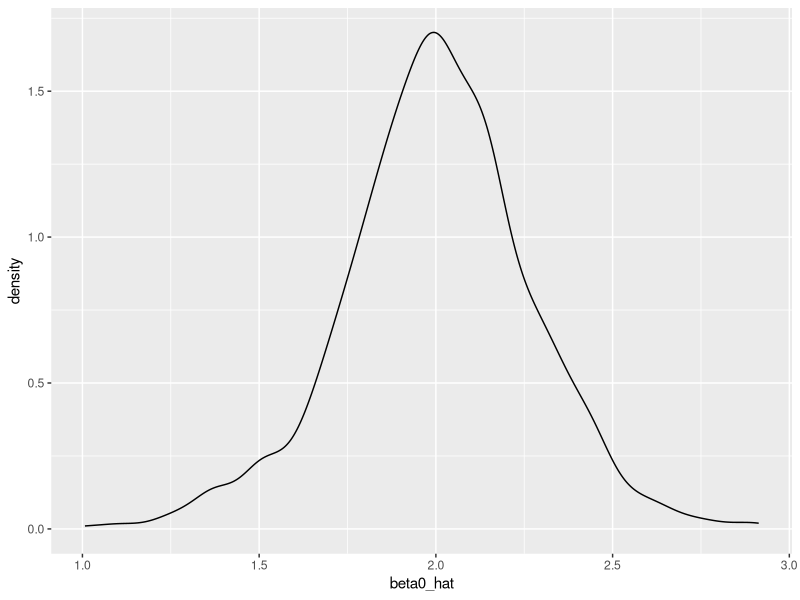
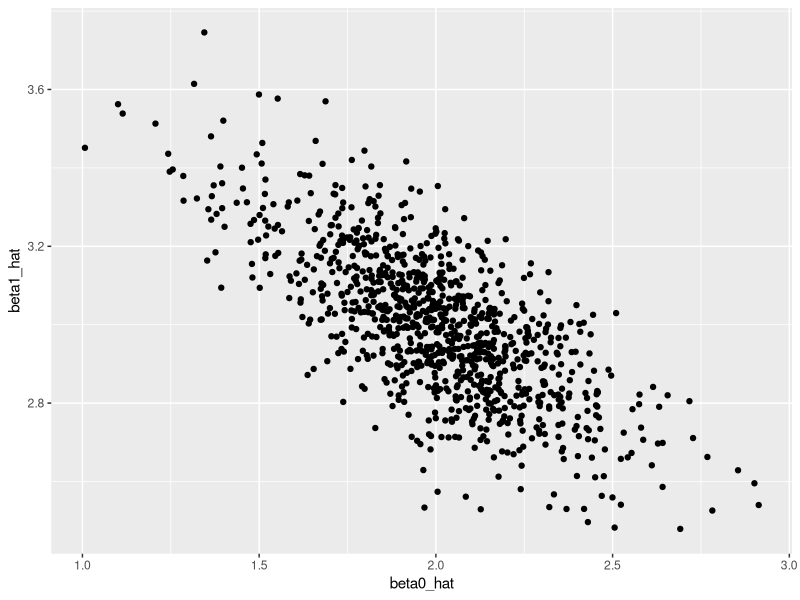
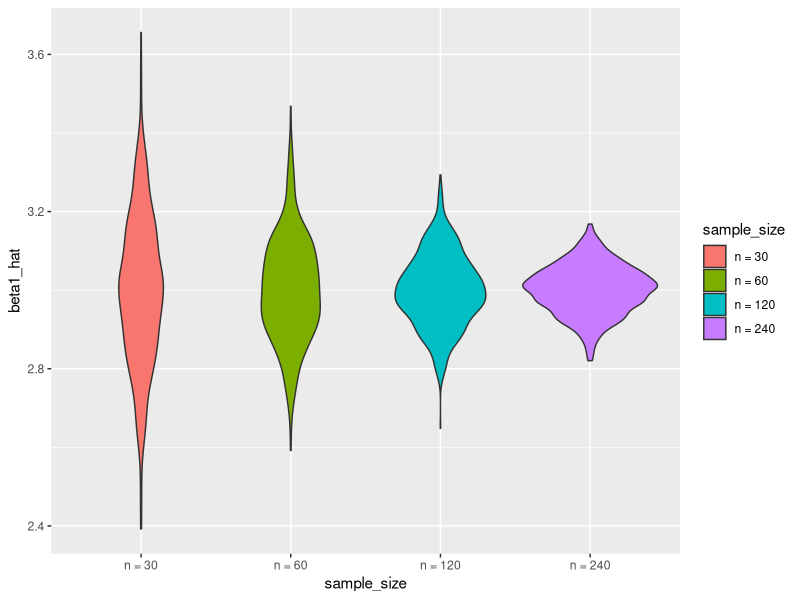
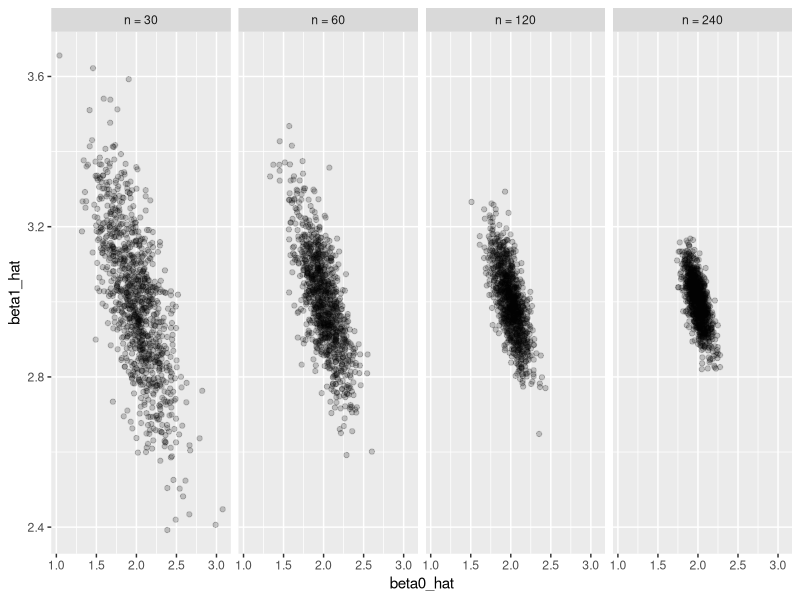

These charts were generated, in order, by the following R code:
## ---- chunk 1
knitr::opts_chunk$set(echo = TRUE)

library(tidyverse)
set.seed(1)
## ---- chunk 2
sim_regression = function(n, beta0 = 2, beta1 = 3) {
  
  #generate simulation data
  sim_data = tibble(
    x = rnorm(n, mean = 1, sd = 1),
    y = beta0 + beta1 * x + rnorm(n, 0, 1)
  )
  
  # fit data with linear model
  ls_fit = lm(y ~ x, data = sim_data)
  
  tibble(
    beta0_hat = coef(ls_fit)[1],
    beta1_hat = coef(ls_fit)[2]
  )
}
## ---- chunk 3
output = vector("list", 1000)

for (i in 1:1000) {
  output[[i]] = sim_regression(n = 30)
}

sim_results = bind_rows(output) # bind_rows: useful function to combine the rows
## ---- chunk 4
sim_results = 
  rerun(1000, sim_regression(30, 2, 3)) %>% 
  bind_rows()
## ---- chunk 5
# ensure beta0_hat follows normal distribution
sim_results %>% 
  ggplot(aes(x = beta0_hat)) + 
  geom_density()

# plot the result
sim_results %>% 
  ggplot(aes(x = beta0_hat, y = beta1_hat)) + 
  geom_point()
## ---- chunk 6
n_list = list("n_30"  = 30, 
              "n_60"  = 60, 
              "n_120" = 120, 
              "n_240" = 240)
output = vector("list", length = 4)

for (i in 1:4) {
  output[[i]] = rerun(100, sim_regression(n_list[[i]])) %>% 
    bind_rows
}
## ---- chunk 7
simulate_n_regressions = function(n_runs = 100, n, beta0 = 2, beta1 = 3) {
  
  rerun(n_runs, sim_regression(n, beta0, beta1)) %>% 
    bind_rows()
  
}

sim_results = 
  tibble(sample_size = c(30, 60, 120, 240)) %>% 
  mutate(estimate_dfs = map(.x = sample_size, ~simulate_n_regressions(n = .x))) %>% 
  unnest
## ---- chunk 8
sim_results = 
  tibble(sample_size = c(30, 60, 120, 240)) %>% 
  mutate(
    estimate_dfs = map(.x = sample_size, ~simulate_n_regressions(n_runs = 1000, n = .x))
  ) %>% 
  unnest
## ---- chunk 9
sim_results %>% 
  mutate(
    sample_size = str_c("n = ", sample_size),
    sample_size = fct_inorder(sample_size)) %>% 
  ggplot(aes(x = sample_size, y = beta1_hat, fill = sample_size)) + 
  geom_violin()
## ---- chunk 10
sim_results %>% 
  mutate(
    sample_size = str_c("n = ", sample_size),
    sample_size = fct_inorder(sample_size)) %>% 
  ggplot(aes(x = beta0_hat, y = beta1_hat)) + 
  geom_point(alpha = .2) + 
  facet_grid(~sample_size)
## ---- chunk 11
sim_results %>% 
  gather(key = parameter, value = estimate, beta0_hat:beta1_hat) %>% 
  group_by(parameter, sample_size) %>% 
  summarize(emp_mean = mean(estimate),
            emp_var = var(estimate)) %>% 
  knitr::kable(digits = 3)
